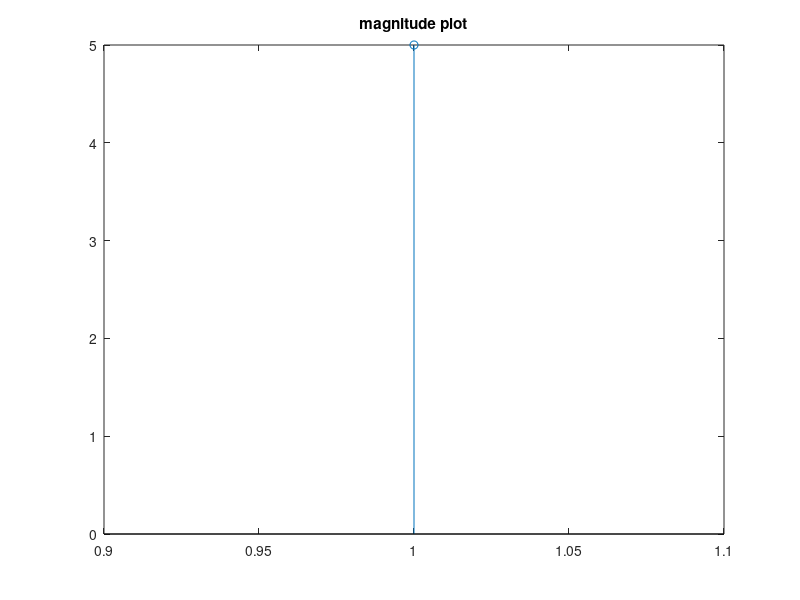
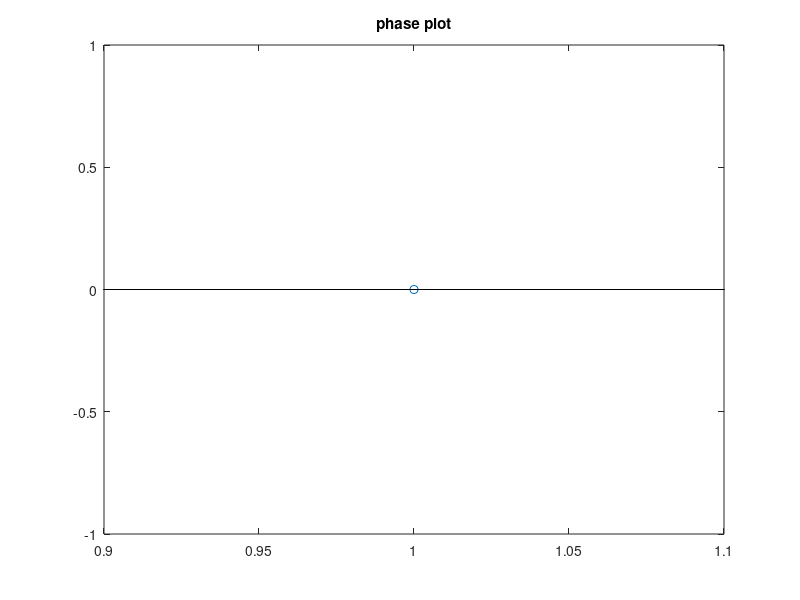

Source code (MATLAB) for these figures, in order:
clear all
close all
clc
x = input('Enter the sequence x(n): ');
N = length(x);
for k=0:1:N-1
    for n=0:1:N-1
y(n+1,k+1) = exp(-i*2*pi*k*n/N);
    end
end
z=y*x';
mag = abs(z)
phase = rad2deg(angle(z));
figure
stem(mag);
title('magnitude plot')
figure
stem(phase)
title('phase plot')